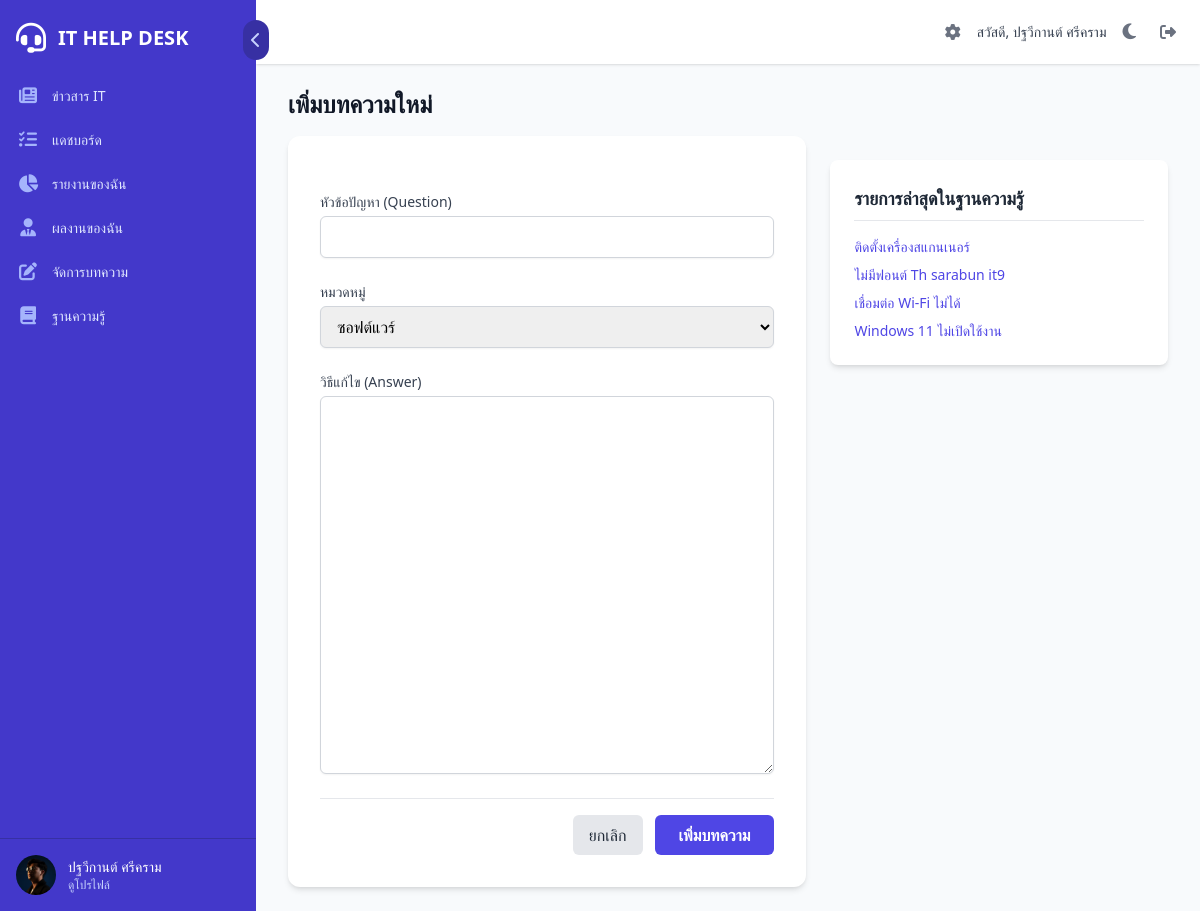
Page /admin_kb_form.php (signed in) on the committed database.
### tables this page shows
CREATE TABLE `users` (
  `id` int(11) NOT NULL,
  `fullname` varchar(255) NOT NULL,
  `position` varchar(255) DEFAULT NULL,
  `department` varchar(255) DEFAULT NULL,
  `division` varchar(255) DEFAULT NULL,
  `phone` varchar(50) DEFAULT NULL,
  `line_id` varchar(100) DEFAULT NULL,
  `email` varchar(255) NOT NULL,
  `password` varchar(255) NOT NULL,
  `image_url` varchar(255) DEFAULT 'assets/images/user.png',
  `role` enum('user','it','admin') NOT NULL DEFAULT 'user',
  `created_at` timestamp NOT NULL DEFAULT current_timestamp()
);

CREATE TABLE `knowledge_base` (
  `id` int(11) NOT NULL,
  `issue_id_source` int(11) DEFAULT NULL,
  `category` varchar(100) NOT NULL,
  `question` text NOT NULL,
  `answer` text NOT NULL,
  `created_by` int(11) NOT NULL,
  `created_at` timestamp NOT NULL DEFAULT current_timestamp()
);

### includes/functions.php (called while the page is built, shortened)
<?php
function get_user_avatar($image_url) {
    $default_avatar = 'assets/images/user.png';
    if (!empty($image_url) && file_exists($image_url)) {
        return $image_url;
    }
    return $default_avatar;
}
function getUserById($id, $conn) {
    $stmt = $conn->prepare("SELECT * FROM users WHERE id = ?");
    $stmt->bind_param("i", $id);
    $stmt->execute();
    $result = $stmt->get_result();
    $user = $result->fetch_assoc();
    return $user;
}
?>

### admin_kb_form.php (the view, shortened to what this page needs)
<?php
require_once 'includes/functions.php';
$kb_id = isset($_GET['id']) ? (int)$_GET['id'] : 0;
$is_editing = $kb_id > 0;
$kb_data = [ 'question' => '', 'answer' => '', 'category' => '' ];
$categories_result = $conn->query("SELECT name FROM categories WHERE is_active = 1 ORDER BY name ASC");
$recent_kb_result = $conn->query("SELECT id, question FROM knowledge_base ORDER BY created_at DESC LIMIT 10");
require_once 'includes/header.php';
?>
<div class="grid grid-cols-1 lg:grid-cols-5 gap-6">
    <div class="lg:col-span-3">
        <form action="admin_kb_action.php" method="POST" class="bg-white p-8 rounded-xl shadow-md space-y-6">
            <div>
                <label for="question" class="block text-sm font-medium text-gray-700">หัวข้อปัญหา (Question)</label>
                <input type="text" name="question" id="question" value="<?php echo htmlspecialchars($kb_data['question']); ?>" required class="mt-1 block w-full border border-gray-300 rounded-md shadow-sm py-2 px-3 focus:outline-none focus:ring-2 focus:ring-indigo-500">
            </div>
            <div>
                <label for="category" class="block text-sm font-medium text-gray-700">หมวดหมู่</label>
                <select name="category" id="category" required class="mt-1 block w-full border border-gray-300 rounded-md shadow-sm py-2 px-3 focus:outline-none focus:ring-2 focus:ring-indigo-500">
                    <?php while($cat = $categories_result->fetch_assoc()): ?>
                        <option value="<?php echo htmlspecialchars($cat['name']); ?>" <?php echo ($kb_data['category'] === $cat['name']) ? 'selected' : ''; ?>>
                            <?php echo htmlspecialchars($cat['name']); ?>
                        </option>
                    <?php endwhile; ?>
                </select>
            </div>
            <div>
                <label for="answer" class="block text-sm font-medium text-gray-700">วิธีแก้ไข (Answer)</label>
                <textarea name="answer" id="answer" rows="15" required class="mt-1 block w-full border border-gray-300 rounded-md shadow-sm py-2 px-3 focus:outline-none focus:ring-2 focus:ring-indigo-500"><?php echo htmlspecialchars($kb_data['answer']); ?></textarea>
            </div>
            <div class="flex justify-end space-x-3 pt-4 border-t">
                <a href="admin_kb.php" class="px-4 py-2 bg-gray-200 text-gray-800 rounded-md hover:bg-gray-300">ยกเลิก</a>
                <button type="submit" class="px-6 py-2 bg-indigo-600 text-white font-semibold rounded-md hover:bg-indigo-700">
                    <?php echo $is_editing ? 'บันทึกการเปลี่ยนแปลง' : 'เพิ่มบทความ'; ?>
                </button>
            </div>
        </form>
    </div>
    <div class="lg:col-span-2">
        <div class="bg-white p-6 rounded-lg shadow-md sticky top-24">
            <h3 class="text-lg font-semibold text-gray-800 border-b pb-2">รายการล่าสุดในฐานความรู้</h3>
            <ul class="mt-4 space-y-2 text-sm">
                <?php while($item = $recent_kb_result->fetch_assoc()): ?>
                <li>
                    <a href="admin_kb_form.php?id=<?php echo $item['id']; ?>" class="text-indigo-600 hover:underline truncate block">
                        <?php echo htmlspecialchars($item['question']); ?>
                    </a>
                </li>
                <?php endwhile; ?>
            </ul>
        </div>
    </div>
</div>
<?php
require_once 'includes/footer.php';
?>

### includes/sidebar_content.php (shortened to what this page needs)
<button @click="isSidebarCollapsed = !isSidebarCollapsed" class="hidden md:block absolute top-5 right-0 transform translate-x-1/2 p-2 bg-indigo-800 text-indigo-200 hover:text-white rounded-full focus:outline-none z-20" title="ย่อ/ขยายเมนู">
    <i class="fa-solid transition-transform" :class="isSidebarCollapsed ? 'fa-chevron-right' : 'fa-chevron-left'"></i>
</button>
<div class="flex-1 flex flex-col pt-5 pb-4 overflow-y-auto">
    <div class="flex items-center flex-shrink-0 px-4" :class="isSidebarCollapsed ? 'justify-center' : ''">
        <i class="fa-solid fa-headset text-3xl text-white"></i>
        <span class="ml-3 font-bold text-xl text-white sidebar-text" x-show="!isSidebarCollapsed">IT HELP DESK</span>
    </div>
    <nav class="mt-5 flex-1 px-2 space-y-1">
        <?php
        $baseLinkClass = "group flex items-center px-2 py-2 text-sm font-medium rounded-md transition-colors duration-200";
        $inactiveLinkClass = "text-indigo-100 hover:bg-indigo-600";
        $activeLinkClass = "bg-indigo-800 text-white";
        foreach ($menu_items as $url => $item) {
            $isActive = ($current_page === $url) || ($url === 'news.php' && $current_page === 'article_view.php');
            $class = $isActive ? $activeLinkClass : $inactiveLinkClass;
            echo "<a href='$url' class='$baseLinkClass $class' :class='isSidebarCollapsed ? \"justify-center\" : \"\"' title='" . htmlspecialchars($item['title']) . "'>";
            echo "<i class='fa-solid " . $item['icon'] . " flex-shrink-0 h-6 w-6 text-lg text-indigo-300 flex items-center justify-center' :class='isSidebarCollapsed ? \"\" : \"mr-3\"'></i>";
            echo "<span class='sidebar-text' x-show='!isSidebarCollapsed'>" . $item['title'] . "</span>";
            echo "</a>";
        }
        ?>
    </nav>
</div>
<div class="flex-shrink-0 flex border-t border-indigo-800 p-4" :class="isSidebarCollapsed ? 'justify-center' : ''">
    <a href="profile.php" class="flex-shrink-0 w-full group block">
        <div class="flex items-center" :class="isSidebarCollapsed ? 'justify-center' : ''">
            <div>
                <img class="inline-block h-10 w-10 rounded-full object-cover"
                     src="<?php echo htmlspecialchars(get_user_avatar($user_data['image_url'] ?? null)); ?>" alt="User Avatar">
            </div>
            <div class="ml-3 sidebar-text" x-show="!isSidebarCollapsed">
                <p class="text-sm font-medium text-white"><?php echo htmlspecialchars($_SESSION['fullname']); ?></p>
                <p class="text-xs font-medium text-indigo-200 group-hover:text-white">ดูโปรไฟล์</p>
            </div>
        </div>
    </a>
</div>

### assets/css/style.css (style rules this page uses)
body { font-family: 'Sarabun', sans-serif; transition: background-color 0.3s ease, color 0.3s ease; }
.sidebar-text { transition: opacity 0.2s ease-in-out; }

### rows in the picture
users: image_url (picture)
knowledge_base: question "ติดตั้งเครื่องสแกนเนอร์"
knowledge_base: question "ไม่มีฟอนต์ Th sarabun it9"
knowledge_base: question "เชื่อมต่อ Wi-Fi ไม่ได้"
knowledge_base: question "Windows 11 ไม่เปิดใช้งาน"

### other values in the picture
$item['title'] "ข่าวสาร IT"
$item['title'] "แดชบอร์ด"
$item['title'] "รายงานของฉัน"
$item['title'] "ผลงานของฉัน"
$item['title'] "จัดการบทความ"
$item['title'] "ฐานความรู้"
$_SESSION['fullname'] "ปฐวีกานต์ ศรีคราม"
$page_title "เพิ่มบทความใหม่"
form field category "ซอฟต์แวร์"
